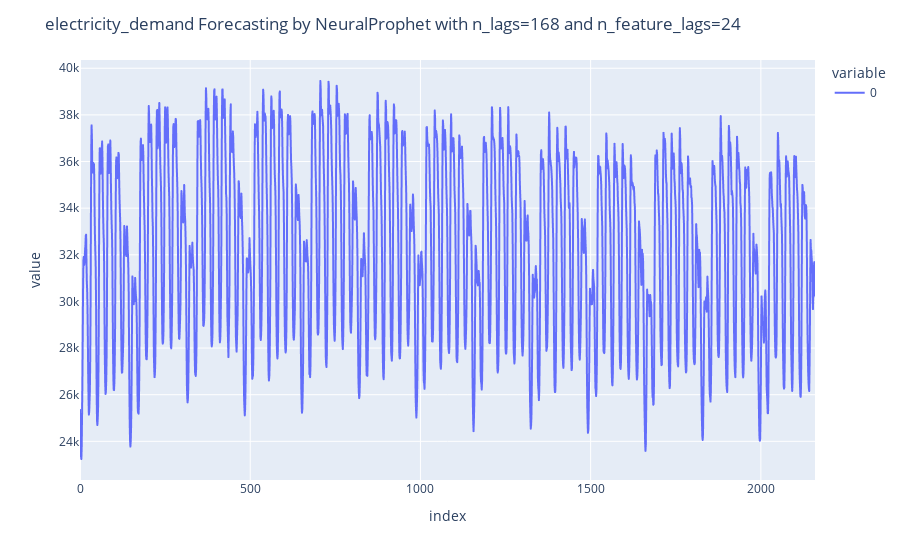

Write notebook code for a chart like this one.
### Code cell
for i, model_record in enumerate(np_model_results):
    
    if model_record['is_final']:
        print("Test MAE:", model_record['full_val_mae'])
        future_preds = model_record['future_preds']
        n_lags, n_feature_lags =  model_record['specs']
        fig = px.line(future_preds)
        fig.update_layout(title= f'{dt_name} Forecasting by NeuralProphet with n_lags={n_lags} and n_feature_lags={n_feature_lags}')
        fig.show()
        future_df = pd.read_csv(data_path + f'{dt_name}/test.csv', index_col=0)
        future_df['demand'] = future_preds
        future_df.to_csv(result_path + f"pred_{dt_name}_final_neuralprophet_lag{n_lags}.csv")

### Figure 1 — Plotly figure (JSON) as saved in the notebook; plotly's stock layout.template omitted (floating-point values rounded to 4 significant figures; data arrays with more than 128 entries replaced by an {"elided": "..."} marker saying what was removed)
{"data": [{"hovertemplate": "variable=0<br>index=%{x}<br>value=%{y}<extra></extra>", "legendgroup": "0", "line": {"color": "#636efa", "dash": "solid"}, "marker": {"symbol": "circle"}, "mode": "lines", "name": "0", "showlegend": true, "type": "scattergl", "x": {"elided": "2160 int values"}, "xaxis": "x", "y": {"elided": "2160 float values"}, "yaxis": "y"}], "layout": {"legend": {"title": {"text": "variable"}, "tracegroupgap": 0}, "margin": {"t": 60}, "title": {"text": "electricity_demand Forecasting by NeuralProphet with n_lags=168 and n_feature_lags=24"}, "xaxis": {"anchor": "y", "domain": [0, 1], "title": {"text": "index"}}, "yaxis": {"anchor": "x", "domain": [0, 1], "title": {"text": "value"}}}}
